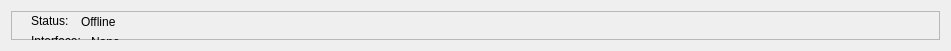
   <widget class="QWidget" name="verticalLayoutWidget_3">
    <property name="geometry">
     <rect>
      <x>10</x>
      <y>430</y>
      <width>951</width>
      <height>51</height>
     </rect>
    </property>
    <layout class="QVBoxLayout" name="verticalLayoutState">
     <item>
      <widget class="QFrame" name="frameState">
       <property name="frameShape">
        <enum>QFrame::StyledPanel</enum>
       </property>
       <property name="frameShadow">
        <enum>QFrame::Raised</enum>
       </property>
       <widget class="QLabel" name="lblStatusTitle">
        <property name="geometry">
         <rect>
          <x>20</x>
          <y>0</y>
          <width>51</width>
          <height>20</height>
         </rect>
        </property>
        <property name="text">
         <string>Status:</string>
        </property>
       </widget>
       <widget class="QLabel" name="lblStatusDetail">
        <property name="geometry">
         <rect>
          <x>70</x>
          <y>0</y>
          <width>101</width>
          <height>21</height>
         </rect>
        </property>
        <property name="text">
         <string>Offline</string>
        </property>
       </widget>
       <widget class="QLabel" name="lblInterfaceDetail">
        <property name="geometry">
         <rect>
          <x>80</x>
          <y>20</y>
          <width>291</width>
          <height>21</height>
         </rect>
        </property>
        <property name="text">
         <string>None</string>
        </property>
       </widget>
       <widget class="QLabel" name="lblInterfaceTitle">
        <property name="geometry">
         <rect>
          <x>20</x>
          <y>20</y>
          <width>51</width>
          <height>20</height>
         </rect>
        </property>
        <property name="text">
         <string>Interface:</string>
        </property>
       </widget>
      </widget>
     </item>
    </layout>
   </widget>
